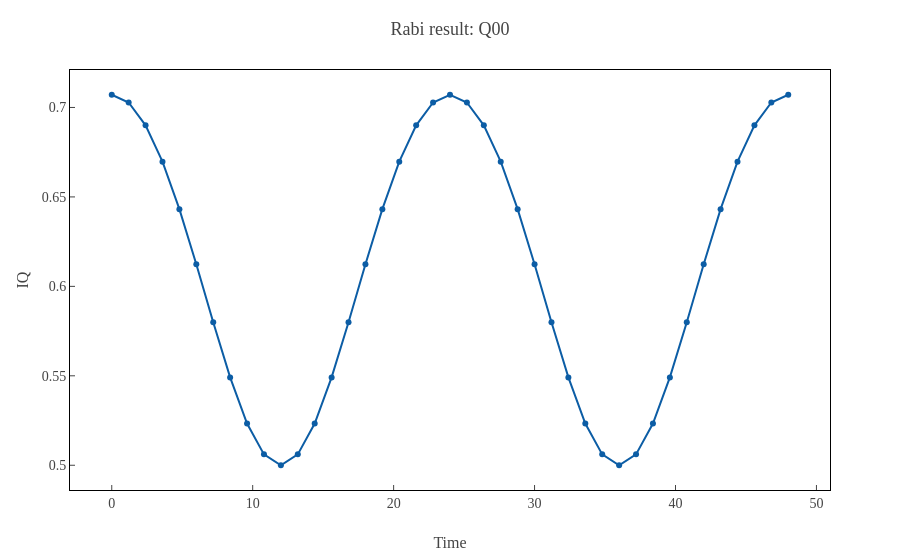
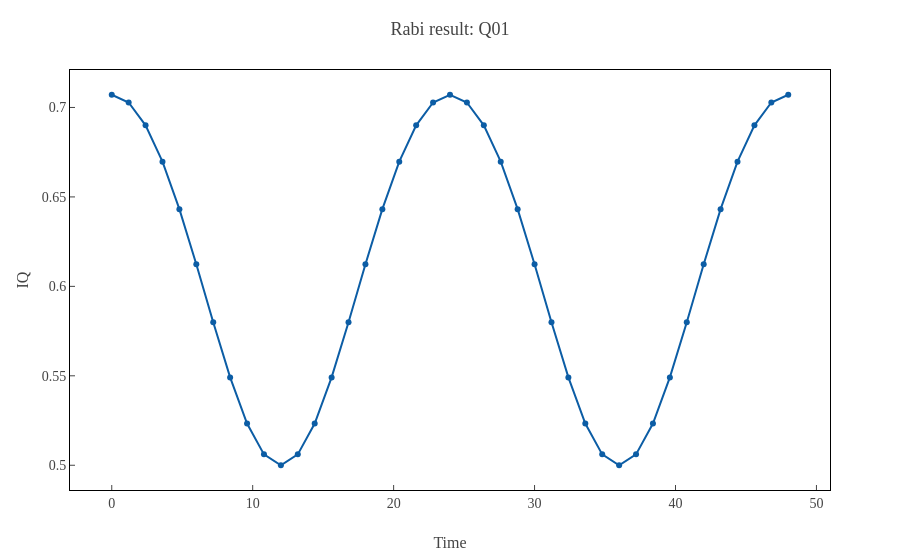
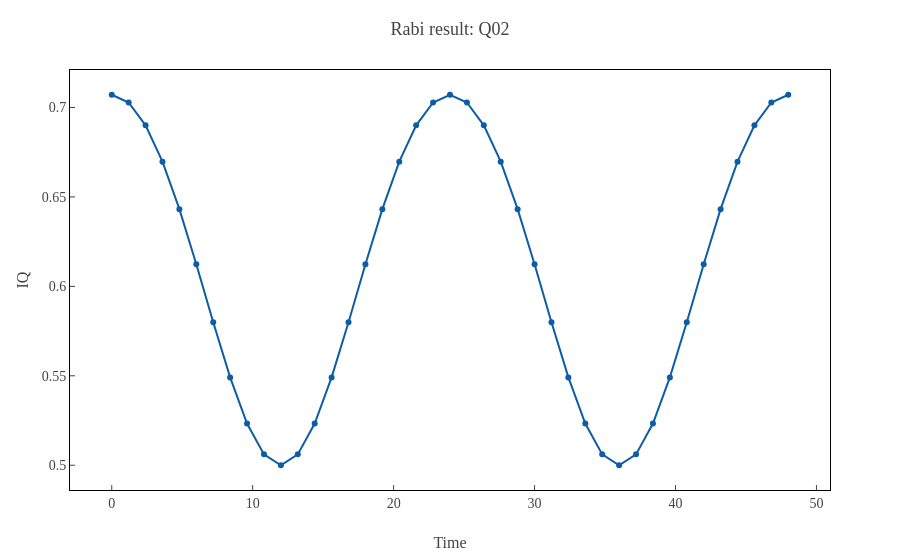
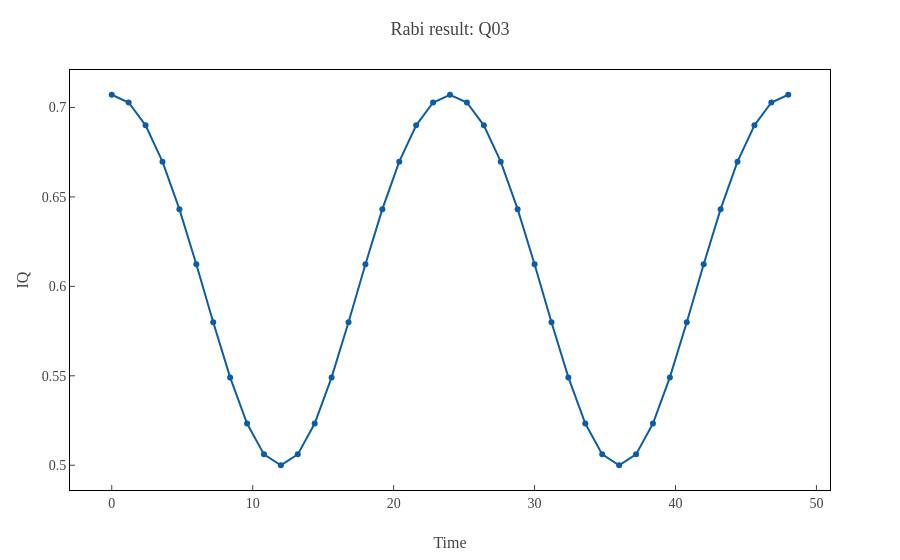

Notebook code cell kept with these figures, in order:
### Markdown cell above
## 8. Reload the updated control frequency and verify it

After editing the frequency file, reload and confirm the effect with one more Rabi measurement.

### Code cell
# Update `control_frequency.yaml` manually, then reload
exp.reload()

# Re-check the Rabi oscillation
updated_rabi_result = exp.obtain_rabi_params()

### Figure 1 — Plotly figure (JSON) as saved in the notebook; plotly's stock layout.template omitted (floating-point values rounded to 4 significant figures)
{"data": [{"mode": "lines+markers", "name": "IQ", "type": "scatter", "x": [0, 1.2, 2.4, 3.6, 4.8, 6, 7.2, 8.4, 9.6, 10.8, 12, 13.2, 14.4, 15.6, 16.8, 18, 19.2, 20.4, 21.6, 22.8, 24, 25.2, 26.4, 27.6, 28.8, 30, 31.2, 32.4, 33.6, 34.8, 36, 37.2, 38.4, 39.6, 40.8, 42, 43.2, 44.4, 45.6, 46.8, 48], "y": [0.7071, 0.7028, 0.69, 0.6697, 0.6431, 0.6124, 0.58, 0.5491, 0.5233, 0.5061, 0.5, 0.5061, 0.5233, 0.5491, 0.58, 0.6124, 0.6431, 0.6697, 0.69, 0.7028, 0.7071, 0.7028, 0.69, 0.6697, 0.6431, 0.6124, 0.58, 0.5491, 0.5233, 0.5061, 0.5, 0.5061, 0.5233, 0.5491, 0.58, 0.6124, 0.6431, 0.6697, 0.69, 0.7028, 0.7071]}], "layout": {"title": {"text": "Rabi result: Q00"}, "xaxis": {"title": {"text": "Time"}}, "yaxis": {"title": {"text": "IQ"}}}}

### Figure 2 — Plotly figure (JSON) as saved in the notebook; plotly's stock layout.template omitted (floating-point values rounded to 4 significant figures)
{"data": [{"mode": "lines+markers", "name": "IQ", "type": "scatter", "x": [0, 1.2, 2.4, 3.6, 4.8, 6, 7.2, 8.4, 9.6, 10.8, 12, 13.2, 14.4, 15.6, 16.8, 18, 19.2, 20.4, 21.6, 22.8, 24, 25.2, 26.4, 27.6, 28.8, 30, 31.2, 32.4, 33.6, 34.8, 36, 37.2, 38.4, 39.6, 40.8, 42, 43.2, 44.4, 45.6, 46.8, 48], "y": [0.7071, 0.7028, 0.69, 0.6697, 0.6431, 0.6124, 0.58, 0.5491, 0.5233, 0.5061, 0.5, 0.5061, 0.5233, 0.5491, 0.58, 0.6124, 0.6431, 0.6697, 0.69, 0.7028, 0.7071, 0.7028, 0.69, 0.6697, 0.6431, 0.6124, 0.58, 0.5491, 0.5233, 0.5061, 0.5, 0.5061, 0.5233, 0.5491, 0.58, 0.6124, 0.6431, 0.6697, 0.69, 0.7028, 0.7071]}], "layout": {"title": {"text": "Rabi result: Q01"}, "xaxis": {"title": {"text": "Time"}}, "yaxis": {"title": {"text": "IQ"}}}}

### Figure 3 — Plotly figure (JSON) as saved in the notebook; plotly's stock layout.template omitted (floating-point values rounded to 4 significant figures)
{"data": [{"mode": "lines+markers", "name": "IQ", "type": "scatter", "x": [0, 1.2, 2.4, 3.6, 4.8, 6, 7.2, 8.4, 9.6, 10.8, 12, 13.2, 14.4, 15.6, 16.8, 18, 19.2, 20.4, 21.6, 22.8, 24, 25.2, 26.4, 27.6, 28.8, 30, 31.2, 32.4, 33.6, 34.8, 36, 37.2, 38.4, 39.6, 40.8, 42, 43.2, 44.4, 45.6, 46.8, 48], "y": [0.7071, 0.7028, 0.69, 0.6697, 0.6431, 0.6124, 0.58, 0.5491, 0.5233, 0.5061, 0.5, 0.5061, 0.5233, 0.5491, 0.58, 0.6124, 0.6431, 0.6697, 0.69, 0.7028, 0.7071, 0.7028, 0.69, 0.6697, 0.6431, 0.6124, 0.58, 0.5491, 0.5233, 0.5061, 0.5, 0.5061, 0.5233, 0.5491, 0.58, 0.6124, 0.6431, 0.6697, 0.69, 0.7028, 0.7071]}], "layout": {"title": {"text": "Rabi result: Q02"}, "xaxis": {"title": {"text": "Time"}}, "yaxis": {"title": {"text": "IQ"}}}}

### Figure 4 — Plotly figure (JSON) as saved in the notebook; plotly's stock layout.template omitted (floating-point values rounded to 4 significant figures)
{"data": [{"mode": "lines+markers", "name": "IQ", "type": "scatter", "x": [0, 1.2, 2.4, 3.6, 4.8, 6, 7.2, 8.4, 9.6, 10.8, 12, 13.2, 14.4, 15.6, 16.8, 18, 19.2, 20.4, 21.6, 22.8, 24, 25.2, 26.4, 27.6, 28.8, 30, 31.2, 32.4, 33.6, 34.8, 36, 37.2, 38.4, 39.6, 40.8, 42, 43.2, 44.4, 45.6, 46.8, 48], "y": [0.7071, 0.7028, 0.69, 0.6697, 0.6431, 0.6124, 0.58, 0.5491, 0.5233, 0.5061, 0.5, 0.5061, 0.5233, 0.5491, 0.58, 0.6124, 0.6431, 0.6697, 0.69, 0.7028, 0.7071, 0.7028, 0.69, 0.6697, 0.6431, 0.6124, 0.58, 0.5491, 0.5233, 0.5061, 0.5, 0.5061, 0.5233, 0.5491, 0.58, 0.6124, 0.6431, 0.6697, 0.69, 0.7028, 0.7071]}], "layout": {"title": {"text": "Rabi result: Q03"}, "xaxis": {"title": {"text": "Time"}}, "yaxis": {"title": {"text": "IQ"}}}}
